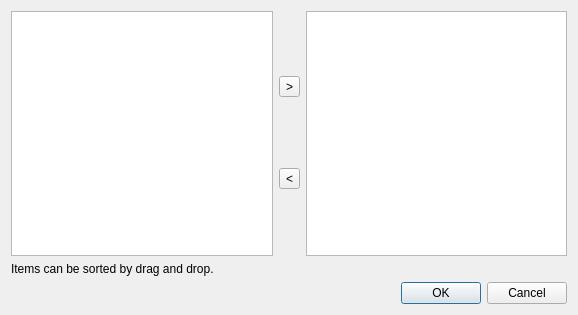
<?xml version="1.0" encoding="UTF-8"?>
<ui version="4.0">
 <class>qmpCustomizeWindow</class>
 <widget class="QDialog" name="qmpCustomizeWindow">
  <property name="geometry">
   <rect>
    <x>0</x>
    <y>0</y>
    <width>578</width>
    <height>315</height>
   </rect>
  </property>
  <property name="windowTitle">
   <string>Customize widgets</string>
  </property>
  <layout class="QVBoxLayout" name="verticalLayout">
   <item>
    <layout class="QHBoxLayout" name="horizontalLayout">
     <item>
      <widget class="QListWidget" name="lwAvail">
       <property name="dragDropMode">
        <enum>QAbstractItemView::InternalMove</enum>
       </property>
      </widget>
     </item>
     <item>
      <layout class="QVBoxLayout" name="verticalLayout_2">
       <item>
        <widget class="QToolButton" name="tbAdd">
         <property name="text">
          <string>&gt;</string>
         </property>
        </widget>
       </item>
       <item>
        <widget class="QToolButton" name="tbRemove">
         <property name="text">
          <string>&lt;</string>
         </property>
        </widget>
       </item>
      </layout>
     </item>
     <item>
      <widget class="QListWidget" name="lwEnabled">
       <property name="dragDropMode">
        <enum>QAbstractItemView::InternalMove</enum>
       </property>
      </widget>
     </item>
    </layout>
   </item>
   <item>
    <widget class="QLabel" name="label">
     <property name="text">
      <string>Items can be sorted by drag and drop.</string>
     </property>
    </widget>
   </item>
   <item>
    <widget class="QDialogButtonBox" name="buttonBox">
     <property name="orientation">
      <enum>Qt::Horizontal</enum>
     </property>
     <property name="standardButtons">
      <set>QDialogButtonBox::Cancel|QDialogButtonBox::Ok</set>
     </property>
    </widget>
   </item>
  </layout>
 </widget>
 <resources/>
 <connections>
  <connection>
   <sender>buttonBox</sender>
   <signal>accepted()</signal>
   <receiver>qmpCustomizeWindow</receiver>
   <slot>accept()</slot>
   <hints>
    <hint type="sourcelabel">
     <x>248</x>
     <y>254</y>
    </hint>
    <hint type="destinationlabel">
     <x>157</x>
     <y>274</y>
    </hint>
   </hints>
  </connection>
  <connection>
   <sender>buttonBox</sender>
   <signal>rejected()</signal>
   <receiver>qmpCustomizeWindow</receiver>
   <slot>reject()</slot>
   <hints>
    <hint type="sourcelabel">
     <x>316</x>
     <y>260</y>
    </hint>
    <hint type="destinationlabel">
     <x>286</x>
     <y>274</y>
    </hint>
   </hints>
  </connection>
 </connections>
</ui>
